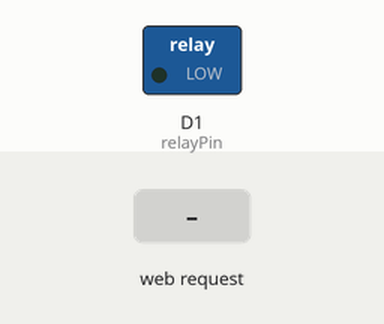
Recording of a sketch running on a simulated ESP8266 (Wemos D1 mini). Parts: switched loads named in the sketch (green lamp = pin HIGH). The inputs (shaded band) are chosen by the test bench. WiFi joins after 1.5 s; servers stay silent unless stated; what the sketch prints to the serial monitor is not drawn.

Above: at 2.7 s.
2.8 s: HTTP request GET /LED=ON received
At 3.4 s:
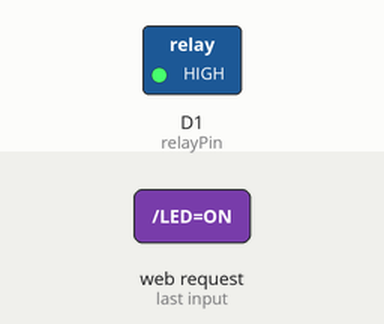
4.3 s: HTTP request GET /LED=OFF received
At 5.7 s:
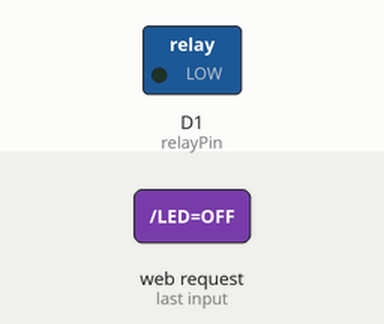
Timing chart, 0 to 7.3 s (numbered marks = the images above; inputs shaded):
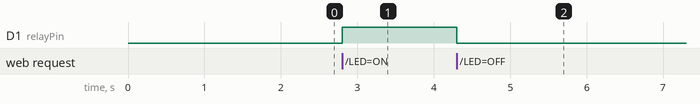

Measured:
- after the input at 2.8 s, D1 (relayPin): LOW → HIGH at once
- after the input at 4.3 s, D1 (relayPin): HIGH → LOW at once

The sketch:

WEMOS_d1_mini_relay_schield.ino
```cpp
////////////////////////////////////////////////////////
////////////////////////////////////////////////////////
////  Author: Jiri Kucera                           ////
////  Description: WEMOS Relay Schield, controlled   ////
////               a web server                     ////
////  Using board: WEMOS D1 mini                    ////
////////////////////////////////////////////////////////
////////////////////////////////////////////////////////

////////////////////////////////////////////////////////
////  include libraries                             ////
////////////////////////////////////////////////////////

#include <ESP8266WiFi.h>

////////////////////////////////////////////////////////
////  setting wifi and specify relay pin            ////
////////////////////////////////////////////////////////

const char* ssid = "your_wifi_ssid";
const char* password = "your_wifi_password";

const int relayPin = D1;

WiFiServer server(80);

////////////////////////////////////////////////////////
////  Setup                                         ////
////////////////////////////////////////////////////////

void setup() {
  // initialize serial for debugging
  Serial.begin(115200);

  // set relay pin
  pinMode(relayPin, OUTPUT);

  // turn off relay with voltage LOW
  digitalWrite(relayPin, LOW);

  // Connect to WiFi network
  Serial.println();
  Serial.println();
  Serial.print("Connecting to ");
  Serial.println(ssid);

  WiFi.begin(ssid, password);

  while (WiFi.status() != WL_CONNECTED) {
    delay(500);
    Serial.print(".");
  }

  Serial.println("");
  Serial.println("WiFi connected");

  // Start the server
  server.begin();
  Serial.println("Server started");

  // Print the IP address
  Serial.print("Use this URL to connect: ");
  Serial.print("http://");
  Serial.print(WiFi.localIP());
  Serial.println("/");

}

////////////////////////////////////////////////////////
////  Loop                                          ////
////////////////////////////////////////////////////////

void loop() {
  // Check if a client has connected
  WiFiClient client = server.available();
  if (!client) {
    return;
  }

  // Wait until the client sends some data
  Serial.println("new client");
  while(!client.available()){
    delay(1);
  }

  // Read the first line of the request
  String request = client.readStringUntil('\r');
  Serial.println(request);
  client.flush();

  // Match the request
  int value = HIGH;
  if (request.indexOf("/LED=ON") != -1)  {
    // turn on relay with voltage HIGH
    digitalWrite(relayPin, HIGH);
    value = LOW;
  }

  if (request.indexOf("/LED=OFF") != -1)  {
    // turn off relay with voltage LOW
    digitalWrite(relayPin, LOW);
    value = HIGH;
  }

  // Return the response
  client.println("HTTP/1.1 200 OK");
  client.println("Content-Type: text/html");
  // do not forget this one
  client.println("");
  client.println("<!DOCTYPE HTML>");
  client.println("<html>");

  client.print("Led/relay pin is now: ");

  if(value == LOW) {
    client.print("On");
  } else {
    client.print("Off");
  }

  client.println("<br><br>");
  client.println("<a href=\"/LED=ON\"\"><button>Turn On </button></a>");
  client.println("<a href=\"/LED=OFF\"\"><button>Turn Off </button></a><br />");
  client.println("</html>");

  delay(1);
  Serial.println("Client disonnected");
  Serial.println("");
}
```
